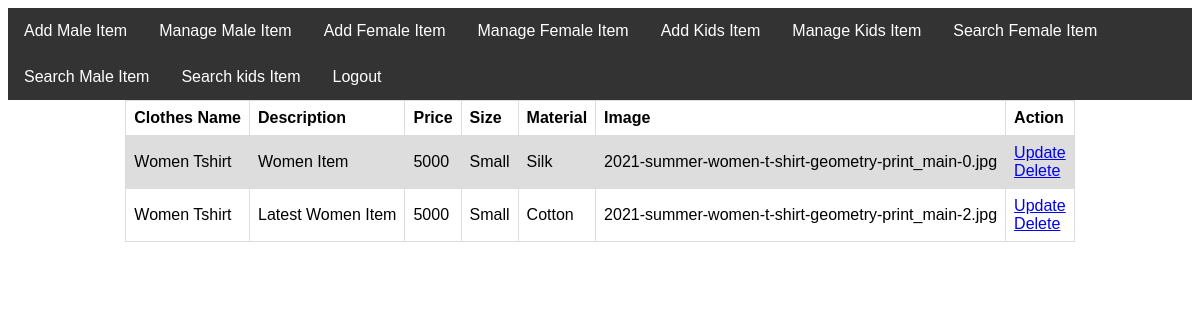
The app's page /new_Admin/Admin-Manage-Female-cloths.php with its own data.
### tables this page shows
CREATE TABLE `fclothes` (
  `id` int(11) NOT NULL,
  `name` varchar(100) NOT NULL,
  `discription` varchar(255) NOT NULL,
  `price` varchar(100) NOT NULL,
  `size` varchar(100) NOT NULL,
  `metirial` varchar(100) NOT NULL,
  `file` text NOT NULL,
  `qty` int(11) NOT NULL
);

### new_Admin/Admin-Manage-Female-cloths.php (the view, shortened to what this page needs)
<?php include("../connection.php");?>
<html>
<head>
<link rel="stylesheet" href="table.css" />
</head>
<body>
<?php include("Admin-navigation-bar.php");?>
<center>
    <table class="table">
        <tr>
          <th>Clothes Name</th>
          <th>Description</th>
          <th>Price</th>
          <th>Size</th>
          <th>Material</th>
          <th>Image</th>
          <th>Action</th>
        </tr>
        <?php
          $query = "select * from fclothes";
          $select_cloths = mysqli_query($conn, $query);
          while ($row = mysqli_fetch_assoc($select_cloths)) {
            $id = $row['id'];
            $Name = $row['name'];
            $Discription = $row['discription'];
            $price = $row['price'];
            $Size = $row['size'];
            $Metirial = $row['metirial'];
            $Image = $row['file'];
            echo "<tr>";
            echo "<td>$Name</td>";
            echo "<td>$Discription</td>";
            echo "<td>$price</td>";
            echo "<td>$Size</td>";
            echo "<td>$Metirial</td>";
            echo "<td>$Image</td>";
            echo "<td><a href='Admin-Female-Update.php?edit={$id}'>Update</a><br>
                      <a href='Admin-Manage-Female-cloths.php?delete={$id}'>Delete</a></td>";
            echo "</tr>";
          }
        ?>
      </table>
      </center>
      </body>

### new_Admin/table.css (style rules this page uses)
table { font-family: arial, sans-serif; border-collapse: collapse; }
td, th { border: 1px solid #dddddd; text-align: left; padding: 8px; }
tr:nth-child(even) { background-color: #dddddd; }

### records on screen
fclothes: name "Women Tshirt", discription "Women Item", price "5000", size "Small", metirial "Silk", file "2021-summer-women-t-shirt-geometry-print_main-0.jpg"
fclothes: name "Women Tshirt", discription "Latest Women Item", price "5000", size "Small", metirial "Cotton", file "2021-summer-women-t-shirt-geometry-print_main-2.jpg"
